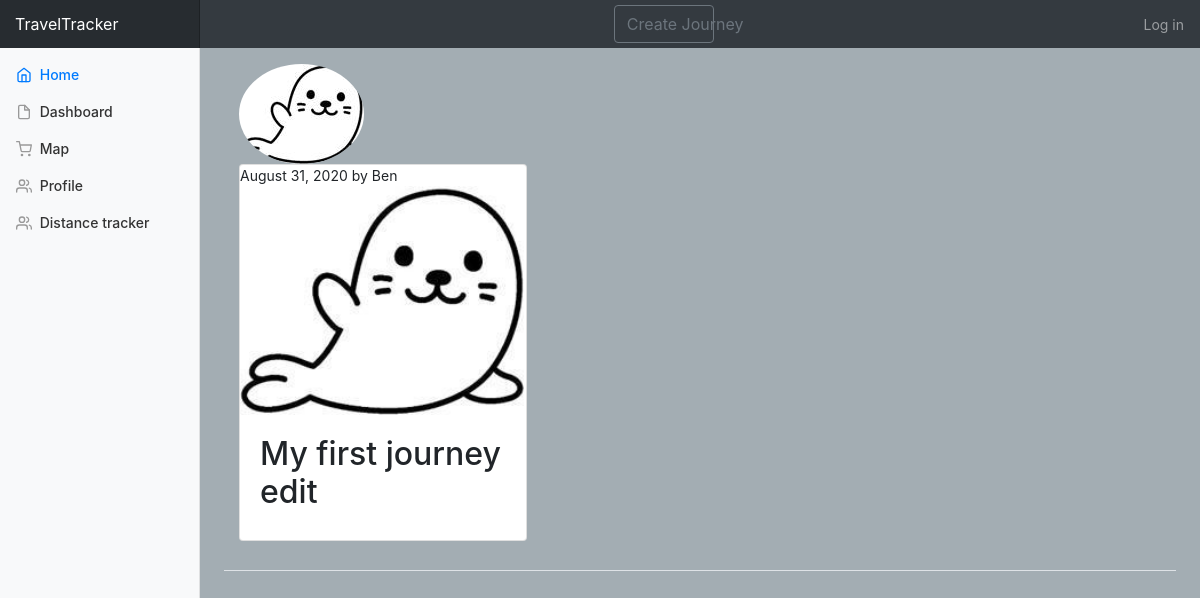
The app's page /journey/1/ with its own data.
### TravelBlog/models.py (models this page shows, shortened)
class Journey(models.Model):
    title = models.CharField(max_length=100)
    description = models.CharField(max_length=200)
    date_posted = models.DateTimeField(default=timezone.now)
    author = models.ForeignKey(User, on_delete=models.CASCADE)
    image = models.ImageField(default='default.jpg', upload_to='journey_pics')

### users/models.py (models this page shows, shortened)
class Profile(models.Model):
    user = models.OneToOneField(User, on_delete=models.CASCADE)
    image = models.ImageField(default='default.jpg', upload_to='profile_pics')

### TravelBlog/views.py (the view)
# urls.py: path('journey/<int:pk>/', JourneyDetailView.as_view(), name='journey-detail'),
class JourneyDetailView(DetailView):
    model = Journey
    template_name = 'journey_detail.html'

### TravelBlog/templates/journey_detail.html (shortened to what this page needs)
{% extends "base.html" %}
{% block content %}
    <div class="container">
      <div class="row no-gutters">
        <div class="col-12 col-sm-6 col-md-8">
          <img src="{{ journey.author.profile.image.url }}" class="rounded-circle article-img">
          <div class="card" style="width: 18rem;">
            {{object.date_posted|date:"F d, Y"}} by {{object.author}}
            <img class="card-img-top" src="{{ journey.image.url }}" alt="Card image cap">
            <div class="card-body">
              <h2>{{object.title}}</h2>
            </div>
          </div>
          <br>
        </div>
      </div>
    </div>
{% endblock content %}

### TravelBlog/static/main.css (style rules this page uses)
body { font-size: .875rem; background-color: rgb(163, 173, 179); }

### records on screen
Journey: author.profile.image (picture), date_posted "August 31, 2020", author "Ben", image (placeholder picture), title "My first journey edit"
